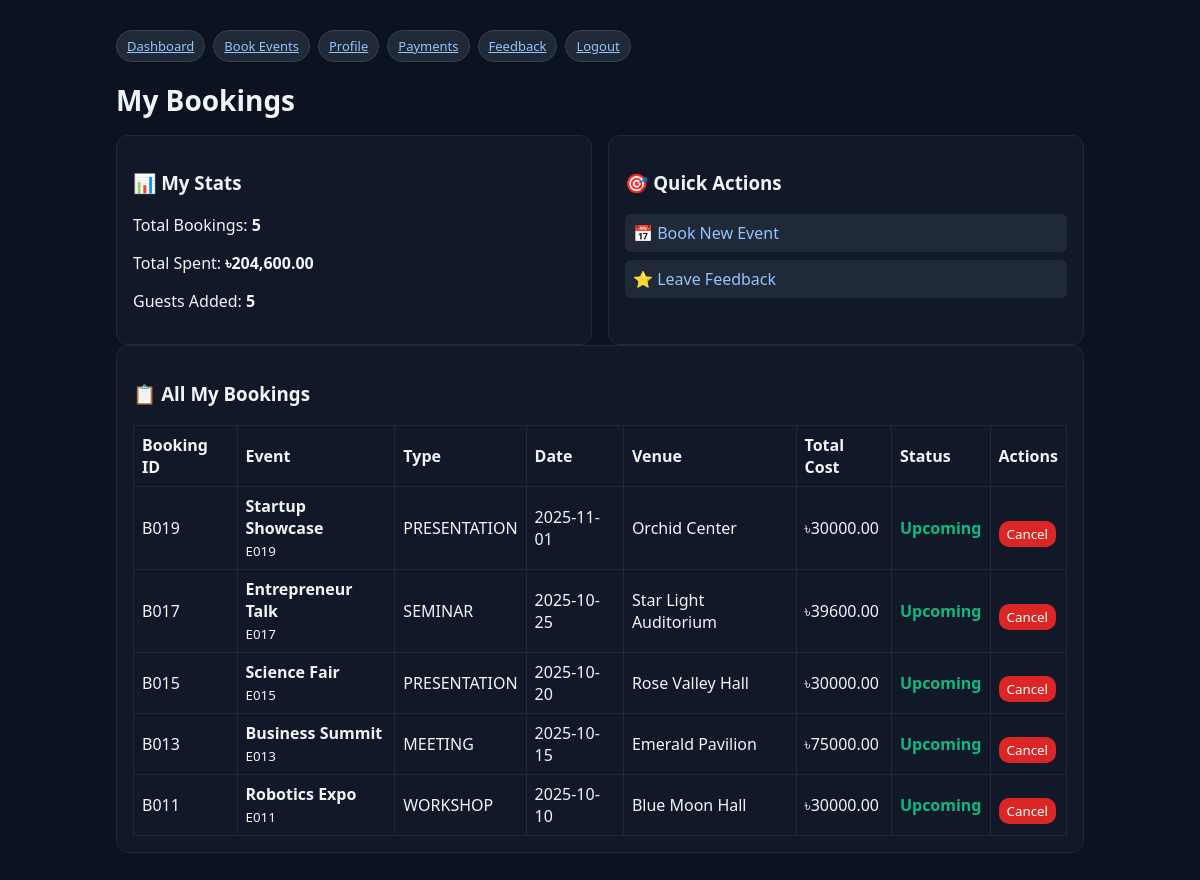
Page /client/my_bookings.php (signed in) on the committed database.
### tables this page shows
CREATE TABLE Bookings (
    booking_id VARCHAR(5) PRIMARY KEY,
    booking_date DATE,
    event_id VARCHAR(5),
    customer_id VARCHAR(5),
    total_cost DECIMAL(12,2),
    CONSTRAINT fk_bookings_event FOREIGN KEY (event_id) REFERENCES Events(event_id) ON DELETE CASCADE,
    CONSTRAINT fk_bookings_customer FOREIGN KEY (customer_id) REFERENCES Customers(customer_id) ON DELETE CASCADE
);

CREATE TABLE Events (
    event_id VARCHAR(5) PRIMARY KEY,
    event_name VARCHAR(100),
    event_type ENUM('ESPORTS','PRESENTATION','PRIZE GIVING','MEETING','SEMINAR','WORKSHOP','ENTERTAINMENT') DEFAULT 'MEETING',
    event_date DATE,
    venue_id VARCHAR(5),
    meal_id VARCHAR(5),
    guest_count INT,
    ticket_cost DECIMAL(12,2),
    CONSTRAINT fk_events_venue FOREIGN KEY (venue_id) REFERENCES Venues(venue_id) ON DELETE SET NULL,
    CONSTRAINT fk_events_meal FOREIGN KEY (meal_id) REFERENCES Meals(meal_id) ON DELETE SET NULL,
    CONSTRAINT uq_events_booking UNIQUE (venue_id, event_date, event_type)
);

CREATE TABLE Venues (
    venue_id VARCHAR(5) PRIMARY KEY,
    venue_name VARCHAR(100),
    venue_capacity INT,
    manager_id VARCHAR(5),
    venue_cost DECIMAL(12,2),
    house VARCHAR(100),
    road VARCHAR(100),
    city VARCHAR(100),
    CONSTRAINT fk_venues_manager FOREIGN KEY (manager_id) REFERENCES Managers(manager_id) ON DELETE SET NULL
);

### client/my_bookings.php (the view, shortened to what this page needs)
<?php
require_once __DIR__ . '/../includes/db.php';
$customer_id = $_SESSION['customer_id'];
$myBookings = $pdo->prepare("
    SELECT b.*, e.event_name, e.event_date, e.event_type, e.ticket_cost,
           v.venue_name, m.meal_name,
           CASE
               WHEN e.event_date < CURDATE() THEN 'Completed'
               WHEN e.event_date = CURDATE() THEN 'Today'
               ELSE 'Upcoming'
           END as status
    FROM Bookings b
    LEFT JOIN Events e ON b.event_id = e.event_id
    LEFT JOIN Venues v ON e.venue_id = v.venue_id
    LEFT JOIN Meals m ON e.meal_id = m.meal_id
    WHERE b.customer_id = ?
    ORDER BY e.event_date DESC
");
$myBookings->execute([$customer_id]);
$myBookings = $myBookings->fetchAll();
$totalSpent = $pdo->prepare("SELECT SUM(total_cost) as total FROM Bookings WHERE customer_id = ?");
$totalSpent->execute([$customer_id]);
$totalSpent = $totalSpent->fetchColumn() ?: 0;
$guestCount = $pdo->prepare("SELECT COUNT(*) FROM Guests WHERE customer_id = ?");
$guestCount->execute([$customer_id]);
$guestCount = $guestCount->fetchColumn();
?>
<!doctype html>
<html><head><meta charset="utf-8"><link rel="stylesheet" href="../assets/style.css"><title>My Bookings</title></head><body>
<div class="container">
  <div class="nav">
  <a class="badge" href="dashboard.php">Dashboard</a>
  <a class="badge" href="book_event.php">Book Events</a>
  <a class="badge" href="profile.php">Profile</a>
  <a class="badge" href="payment.php">Payments</a>
  <a class="badge" href="feedback.php">Feedback</a>
  <a class="badge" href="../logout.php">Logout</a>
</div>
  <h1>My Bookings</h1>
  <div class="grid">
    <div class="card">
      <h3>📊 My Stats</h3>
      <p>Total Bookings: <strong><?=count($myBookings)?></strong></p>
      <p>Total Spent: <strong>৳<?=number_format($totalSpent, 2)?></strong></p>
      <p>Guests Added: <strong><?=$guestCount?></strong></p>
    </div>
    <div class="card">
      <h3>🎯 Quick Actions</h3>
      <a href="book_event.php" style="display:block;margin:8px 0;color:#93c5fd;text-decoration:none;padding:8px;background:#1f2937;border-radius:6px;">📅 Book New Event</a>
      <a href="feedback.php" style="display:block;margin:8px 0;color:#93c5fd;text-decoration:none;padding:8px;background:#1f2937;border-radius:6px;">⭐ Leave Feedback</a>
    </div>
  </div>
  <div class="card">
    <h3>📋 All My Bookings</h3>
    <?php if(empty($myBookings)): ?>
      <p>You haven't booked any events yet. <a href="book_event.php">Book your first event!</a></p>
    <?php else: ?>
    <table class="table">
      <tr><th>Booking ID</th><th>Event</th><th>Type</th><th>Date</th><th>Venue</th><th>Total Cost</th><th>Status</th><th>Actions</th></tr>
      <?php foreach($myBookings as $b): ?>
      <tr>
        <td><?=htmlspecialchars($b['booking_id'])?></td>
        <td>
          <strong><?=htmlspecialchars($b['event_name'])?></strong><br>
          <small><?=htmlspecialchars($b['event_id'])?></small>
        </td>
        <td><?=htmlspecialchars($b['event_type'])?></td>
        <td><?=htmlspecialchars($b['event_date'])?></td>
        <td><?=htmlspecialchars($b['venue_name'] ?: 'TBA')?></td>
        <td>৳<?=htmlspecialchars($b['total_cost'])?></td>
        <td>
          <?php if($b['status'] === 'Upcoming'): ?>
            <span style="color:#10b981;font-weight:bold;">Upcoming</span>
          <?php elseif($b['status'] === 'Today'): ?>
            <span style="color:#f59e0b;font-weight:bold;">Today</span>
          <?php else: ?>
            <span style="color:#6b7280;">Completed</span>
          <?php endif; ?>
        </td>
        <td>
          <?php if($b['status'] === 'Upcoming'): ?>
            <form method="post" style="display:inline" onsubmit="return confirm('Cancel this booking? This cannot be undone.')">
              <button name="cancel_booking" style="background:#dc2626;padding:4px 8px;">Cancel</button>
            </form>
          <?php elseif($b['status'] === 'Completed'): ?>
            <a href="feedback.php?event_id=<?=htmlspecialchars($b['event_id'])?>"
               style="background:#059669;color:white;padding:4px 8px;border-radius:4px;text-decoration:none;">Review</a>
          <?php endif; ?>
        </td>
      </tr>
      <?php endforeach; ?>
    </table>
    <?php endif; ?>
  </div>
</div>
</body></html>

### assets/style.css (style rules this page uses)
* { box-sizing:border-box;font-family:system-ui,Segoe UI,Roboto,Arial }
body { margin:0;background:#0b1220;color:#f1f5f9 }
a { color:#93c5fd }
.container { max-width:1000px;margin:30px auto;padding:0 16px }
h1 { font-size:28px;margin-bottom:16px }
.grid { display:grid;grid-template-columns:repeat(auto-fit,minmax(280px,1fr));gap:16px }
.card { background:#111827;border:1px solid #1f2937;border-radius:12px;padding:16px }
button { margin-top:12px;padding:8px 12px;border:0;border-radius:10px;background:#2563eb;color:white;cursor:pointer }
.table { width:100%;border-collapse:collapse;margin-top:12px }
.table th,.table td { border:1px solid #1f2937;padding:8px;text-align:left }
.nav { display:flex;gap:8px;margin-bottom:12px }
.badge { background:#1f2937;border:1px solid #374151;border-radius:999px;padding:6px 10px;font-size:13px }

### rows in the picture
bookings: booking_id "B019", event.event_name "Startup Showcase", event "E019", event.event_type "PRESENTATION", event.event_date "2025-11-01", venues.venue_name "Orchid Center", total_cost "30000.00"
bookings: booking_id "B017", event.event_name "Entrepreneur Talk", event "E017", event.event_type "SEMINAR", event.event_date "2025-10-25", venues.venue_name "Star Light Auditorium", total_cost "39600.00"
bookings: booking_id "B015", event.event_name "Science Fair", event "E015", event.event_type "PRESENTATION", event.event_date "2025-10-20", venues.venue_name "Rose Valley Hall", total_cost "30000.00"
bookings: booking_id "B013", event.event_name "Business Summit", event "E013", event.event_type "MEETING", event.event_date "2025-10-15", venues.venue_name "Emerald Pavilion", total_cost "75000.00"
bookings: booking_id "B011", event.event_name "Robotics Expo", event "E011", event.event_type "WORKSHOP", event.event_date "2025-10-10", venues.venue_name "Blue Moon Hall", total_cost "30000.00"

### other values in the picture
count($myBookings) "5"
$totalSpent "204,600.00"
$guestCount "5"
